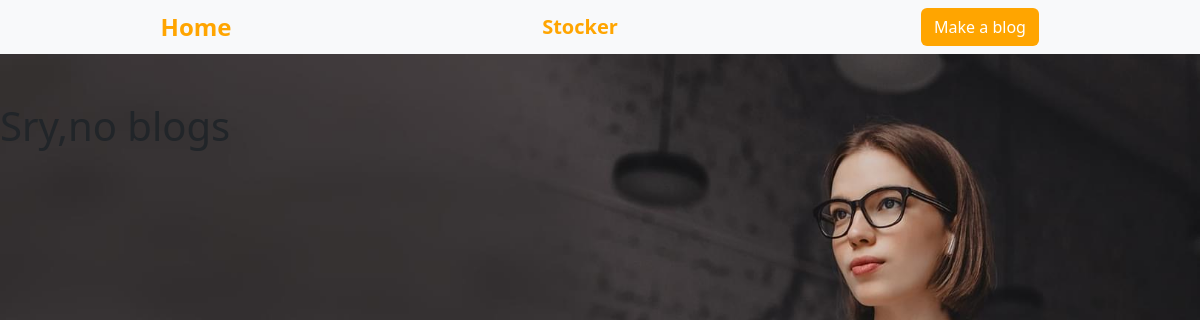
Page /user/blogs/ (signed in) on the earlier database version.
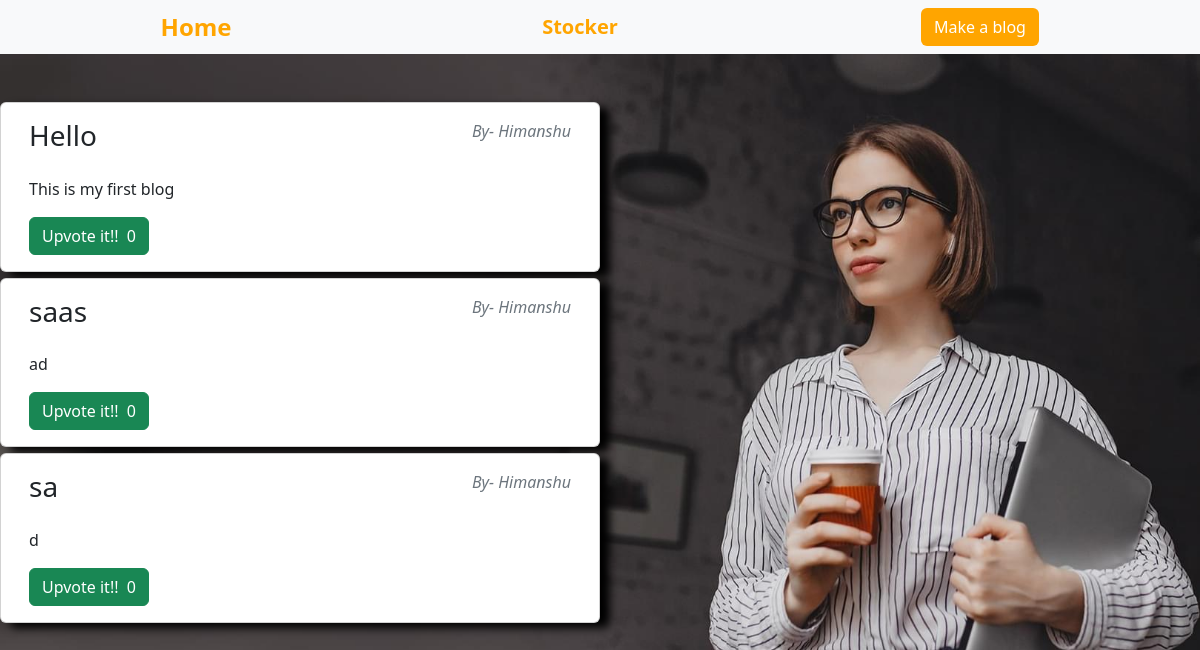
Same page on the later database version.
### User/models.py (models this page shows, shortened)
class Blogs(models.Model):
    title=models.CharField(max_length=50)
    blogs=RichTextField(blank=True,null=True,verbose_name='')
    date_posted=models.DateTimeField(default=timezone.now)
    author=models.ForeignKey(Consultant,related_name='blog',on_delete=models.CASCADE)
    upvotes=models.ManyToManyField(User,related_name="upv")

class Consultant(models.Model):
    consultant_id = models.OneToOneField(Profile, related_name='Consultant', on_delete=models.CASCADE)
    consultant_name = models.CharField(max_length=30, validators=[MinLengthValidator(5)])
    consultant_rating = models.FloatField(default=0.0)
    def __str__(self):
        return self.consultant_name

### User/views.py (the view)
# urls.py: path('blogs/',blog_list,name='blog_list'),
@login_required
def blog_list(request):
    b=Consultant.objects.all()
    c=True
    print(b)
    return render(request,'User/blog_list.html',{'b':b})

### User/templates/User/blog_list.html (shortened to what this page needs)
{% extends 'User/base.html' %}
{% load static %}
{% block css %}
<link rel="stylesheet" type="text/css" href="{% static 'User/css/blog_list.css' %}?{% now "U" %}">
{% endblock css %}
{% block content %}
<nav class="navbar navbar-expand-lg bg-light container-fluid">
    <div class="row container-fluid">
        <div class="nav-item col-4" style="text-align: center;">
          <b><a class="nav-link active" aria-current="page" href="{% url 'main' %}" style="color: orange ; font-size:x-large">Home</a></b>
        </div>
        <div class="brand col-4"  style="text-align: center;">
          <b><a class="navbar-brand" href="" style="color: orange;">Stocker</a></b>
        </div>
        <form class="col-4" role="search"  style="text-align: center;">
          <div class="nav-item mr-5">
            <a class="btn" href="{% url 'create-blog' %}" style="background-color:orange ; color:white">Make a blog</a>
          </div>
        </form>
    </div>
  </nav>
<div class="outer">
    <div class="inner">
        <br>
            {% for c in b %}
                {% if c.blog.all %}
                    {% for post in c.blog.all %}
                        <div class="card container" id="thumbs" data-related="{{ post.id }}" style="width: 100%;">
                            <div class="card-body">
                                <div style="display: flex;">
                                    <h3 class="card-title">{{ post.title }}</h3>
                                    <span class="text-muted" style="margin-left: auto; font-style: italic;">By- {{ post.author }}</span>
                                </div>
                                <p class="card-text">{{ post.blogs|safe }} </p>
                                <button class="btn btn-success upv" data-blog="{{ post.id }}">Upvote it!!&nbsp;&nbsp;<span class="upvotes {{ post.id }}">{{ post.upvotes.count }}</span></button>
                            </div>
                        </div>
                    {% endfor %}
                {% endif %}
            {% empty %}
                <div>
                    <h1>Sry,no blogs</h1>
                </div>
            {% endfor %}
    </div>
</div>
{% endblock %}

Differences in the rows shown:
added Blogs: title "Hello", author "Himanshu", blogs "This is my first blog", upvotes.count "0"
added Blogs: title "saas", author "Himanshu", blogs "ad", upvotes.count "0"
added Blogs: title "sa", author "Himanshu", blogs "d", upvotes.count "0"
Other differences:
text no longer shown: "Sry,no blogs"
